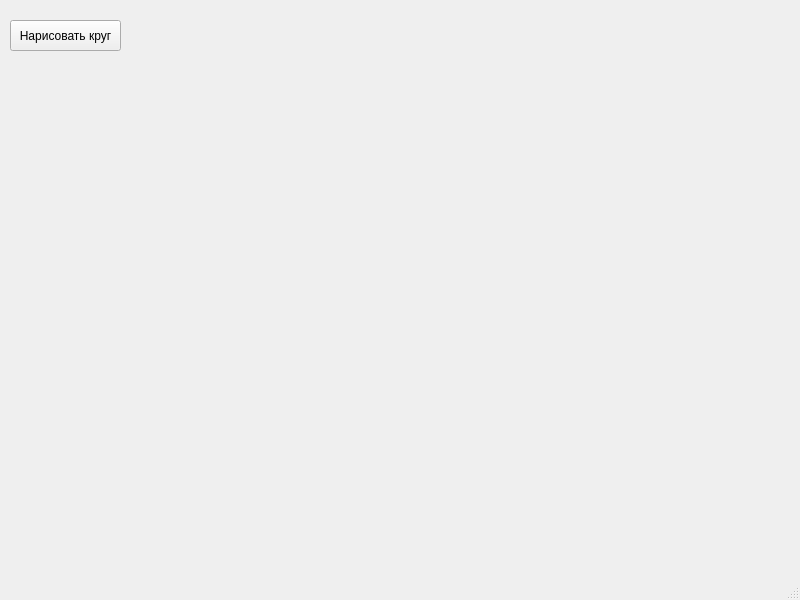
<?xml version="1.0" encoding="UTF-8"?>
<ui version="4.0">
 <class>MainWindow</class>
 <widget class="QMainWindow" name="MainWindow">
  <property name="geometry">
   <rect>
    <x>0</x>
    <y>0</y>
    <width>800</width>
    <height>600</height>
   </rect>
  </property>
  <property name="windowTitle">
   <string>MainWindow</string>
  </property>
  <widget class="QWidget" name="centralwidget">
   <widget class="QPushButton" name="pushButton">
    <property name="geometry">
     <rect>
      <x>10</x>
      <y>20</y>
      <width>111</width>
      <height>31</height>
     </rect>
    </property>
    <property name="text">
     <string>Нарисовать круг</string>
    </property>
   </widget>
   <widget class="QLabel" name="label">
    <property name="geometry">
     <rect>
      <x>30</x>
      <y>70</y>
      <width>731</width>
      <height>471</height>
     </rect>
    </property>
    <property name="text">
     <string/>
    </property>
   </widget>
  </widget>
  <widget class="QMenuBar" name="menubar">
   <property name="geometry">
    <rect>
     <x>0</x>
     <y>0</y>
     <width>800</width>
     <height>22</height>
    </rect>
   </property>
  </widget>
  <widget class="QStatusBar" name="statusbar"/>
 </widget>
 <resources/>
 <connections/>
</ui>
